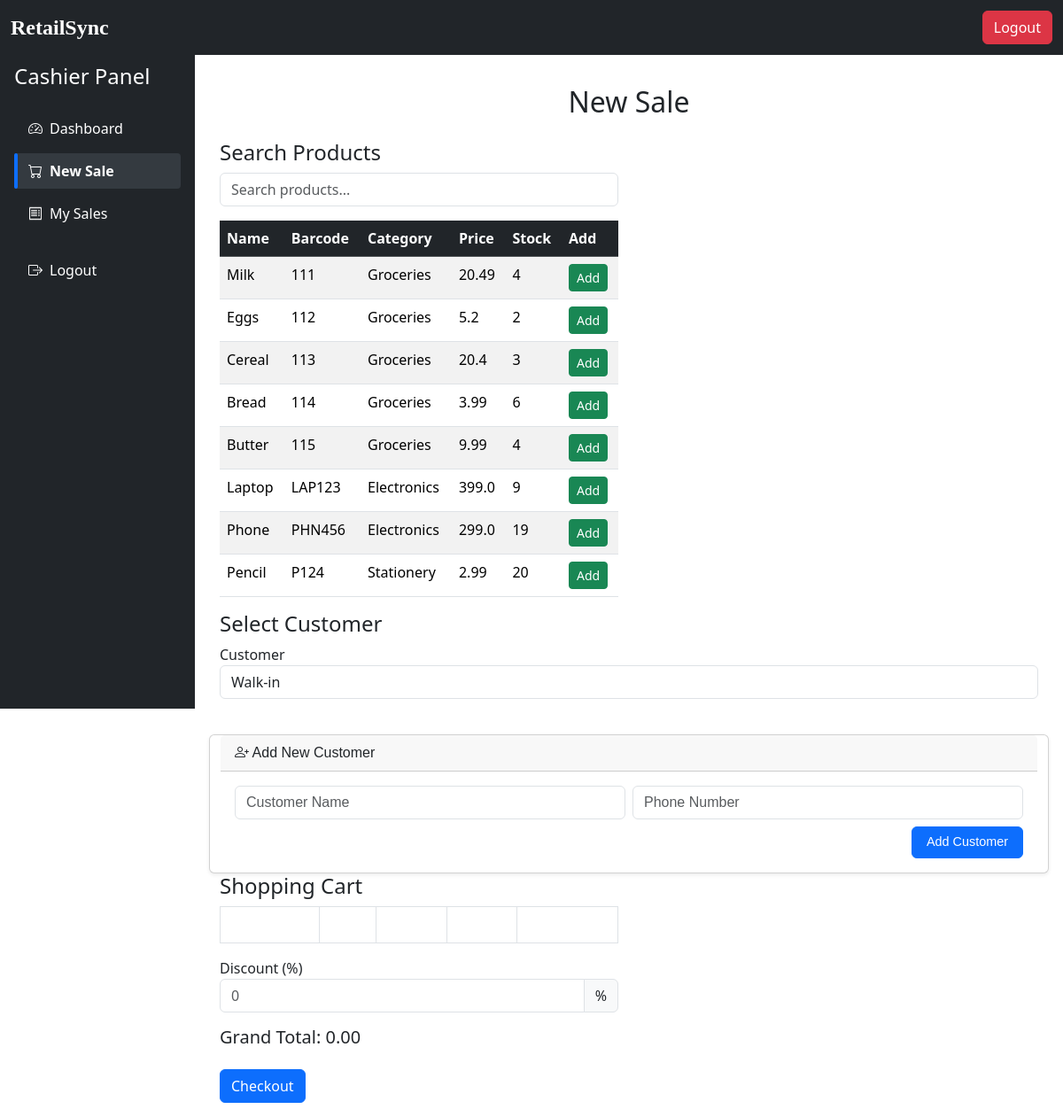
Page /new_sale (signed in) on the committed database.
### models.py (models this page shows)
class Product(db.Model):
    __tablename__ = "products"
    id = db.Column(db.Integer, primary_key=True)
    name = db.Column(db.String, nullable=False)
    barcode = db.Column(db.String, unique=True, nullable=False)
    price = db.Column(db.Float, nullable=False)
    stock = db.Column(db.Integer, nullable=False)
    sale_items = db.relationship("SaleItem", back_populates="product")
    flagged = db.Column(db.Boolean, default=False)
    category = db.Column(db.String(50), nullable=True)

### app.py (the view, shortened to what this page needs)
@app.route("/new_sale", methods=["GET", "POST"])
@login_required
@role_required("Cashier")
def new_sale():
    products = Product.query.all()
    customers = Customer.query.all()
    last_customer_id = session.pop("last_added_customer_id", None)
    return render_template(
        "new_sale.html",
        products=products,
        customers=customers,
        DEFAULT_CUSTOMER_ID=DEFAULT_CUSTOMER_ID,
        last_customer_id=last_customer_id
    )

### app.py (called while the page is built)
@app.after_request
def add_header(response):
    response.headers["Cache-Control"] = "no-cache, no-store, must-revalidate"
    response.headers["Pragma"] = "no-cache"
    response.headers["Expires"] = "0"
    return response

@app.before_request
def check_session_timeout():
    session.permanent = True
    app.permanent_session_lifetime = timedelta(minutes=15)
    if "username" not in session and request.endpoint not in ("login", "register", "static"):
        return redirect(url_for("login"))

### auth.py (called while the page is built)
def login_required(f):
    @wraps(f)
    def decorated_function(*args, **kwargs):
        if "user_id" not in session:
            flash("Please log in to access this page.", "warning")
            return redirect(url_for("login"))
        return f(*args, **kwargs)
    return decorated_function

def role_required(role):
    def decorator(f):
        @wraps(f)
        def decorated_function(*args, **kwargs):
            if "role" not in session or session["role"] != role:
                flash("You do not have permission to access this page.", "danger")
                return render_template("access_denied.html")
            return f(*args, **kwargs)
        return decorated_function
    return decorator

### templates/new_sale.html (shortened to what this page needs)
{% extends "base.html" %}
{% block content %}
<div class="container mt-4">
  <h2 class="text-center">New Sale</h2>
  <div class="row mt-4">
    <div class="col-md-6">
      <h4>Search Products</h4>
      <input type="text" id="searchBar" class="form-control mb-3" placeholder="Search products...">
      <table class="table table-striped product-table">
        <thead class="table-dark">
          <tr>
            <th>Name</th>
            <th>Barcode</th>
            <th>Category</th>
            <th>Price</th>
            <th>Stock</th>
            <th>Add</th>
          </tr>
        </thead>
        <tbody id="productsTable">
          {% for product in products %}
          <tr>
            <td>{{ product.name }}</td>
            <td>{{ product.barcode }}</td>
            <td>{{ product.category }}</td>
            <td>{{ product.price }}</td>
            <td>{{ product.stock }}</td>
            <td>
              <button class="btn btn-sm btn-success add-to-cart"
                      data-id="{{ product.id }}"
                      data-name="{{ product.name }}"
                      data-price="{{ product.price }}"
                      {% if product.stock == 0 %}disabled{% endif %}>
                Add
              </button>
            </td>
          </tr>
          {% endfor %}
        </tbody>
      </table>
    </div>
    <div class="col-md-12 mb-4">
      <h4>Select Customer</h4>
      <form id="customerForm" method="POST" action="{{ url_for('new_sale') }}">
        <div class="form-group">
          <label for="customer_id">Customer</label>
          <select class="form-control" id="customer_id" name="customer_id">
            <option value="{{ DEFAULT_CUSTOMER_ID }}" {% if not session.get('last_added_customer_id') %}selected{% endif %}>
              Walk-in
              </option>
          </select>
        </div>
      </form>
    </div>
    <div class="card add-customer-card mt-3 shadow-sm">
  <div class="card-header">
    <i class="bi bi-person-plus"></i> Add New Customer
  </div>
  <div class="card-body">
    <form action="{{ url_for('cashier_add_customer') }}" method="POST" class="row g-2">
      <div class="col-md-6">
        <input type="text" name="name" class="form-control" placeholder="Customer Name" required>
      </div>
      <div class="col-md-6">
        <input type="text" name="phone" class="form-control" placeholder="Phone Number">
      </div>
      <div class="col-md-12 mt-2 text-end">
        <button type="submit" class="btn btn-primary">Add Customer</button>
      </div>
    </form>
  </div>
</div>
    <div class="col-md-6">
      <h4>Shopping Cart</h4>
      <table class="table table-bordered" id="cartTable">
        <thead>
          <tr><th>Product</th><th>Qty</th><th>Price</th><th>Total</th><th>Remove</th></tr>
        </thead>
      </table>
     <div class="form-group mt-3">
  <label for="discount">Discount (%)</label>
  <div class="input-group">
    <input
      type="text"
      class="form-control"
      id="discount"
      name="discount"
      placeholder="0"
      oninput="this.value=this.value.replace(/[^0-9]/g,''); if(this.value>100) this.value=100;"
      onblur="if(this.value) this.value=parseInt(this.value,10);"
    >
    <span class="input-group-text">%</span>
  </div>
</div>
      <h5 class="mt-3">Grand Total: <span id="grandTotal">0.00</span></h5>
      <button class="btn btn-primary mt-3" id="checkoutBtn">Checkout</button>
    </div>
  </div>
</div>
{% endblock %}

### static/style.css (style rules this page uses)
.card { border: none; border-radius: 12px; color: #fff; box-shadow: 0 4px 10px rgba(0,0,0,0.15); transition: transform 0.2s ease, box-shadow 0.2s ease; font-family:Arial, Helvetica, sans-serif; }
.table thead th { color: #fff; font-weight: bold; }
.add-customer-card .btn { background-color: #0d6efd; font-size: 0.9rem; padding: 0.4rem 1rem; }
.add-customer-card { max-width: 500px; margin: 0 auto; }

### templates/base.html (style rules this page uses)
body { padding-top: 56px; height: 100vh; margin: 0; }

### rows in the picture
Product: name "Milk", barcode "111", category "Groceries", price "20.49", stock "4"
Product: name "Eggs", barcode "112", category "Groceries", price "5.2", stock "2"
Product: name "Cereal", barcode "113", category "Groceries", price "20.4", stock "3"
Product: name "Bread", barcode "114", category "Groceries", price "3.99", stock "6"
Product: name "Butter", barcode "115", category "Groceries", price "9.99", stock "4"
Product: name "Laptop", barcode "LAP123", category "Electronics", price "399.0", stock "9"
Product: name "Phone", barcode "PHN456", category "Electronics", price "299.0", stock "19"
Product: name "Pencil", barcode "P124", category "Stationery", price "2.99", stock "20"
